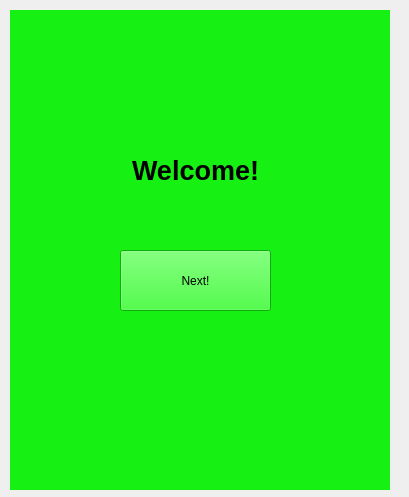
<?xml version="1.0" encoding="UTF-8"?>
<ui version="4.0">
 <class>Form</class>
 <widget class="QWidget" name="Form">
  <property name="geometry">
   <rect>
    <x>0</x>
    <y>0</y>
    <width>409</width>
    <height>497</height>
   </rect>
  </property>
  <property name="windowTitle">
   <string>Form</string>
  </property>
  <widget class="QWidget" name="widget" native="true">
   <property name="geometry">
    <rect>
     <x>10</x>
     <y>10</y>
     <width>380</width>
     <height>480</height>
    </rect>
   </property>
   <property name="styleSheet">
    <string notr="true">background-color: rgb(22, 240, 18);</string>
   </property>
   <widget class="QLabel" name="welcome">
    <property name="geometry">
     <rect>
      <x>40</x>
      <y>120</y>
      <width>291</width>
      <height>81</height>
     </rect>
    </property>
    <property name="baseSize">
     <size>
      <width>0</width>
      <height>16</height>
     </size>
    </property>
    <property name="font">
     <font>
      <pointsize>20</pointsize>
      <bold>true</bold>
     </font>
    </property>
    <property name="styleSheet">
     <string notr="true"/>
    </property>
    <property name="text">
     <string>Welcome!</string>
    </property>
    <property name="alignment">
     <set>Qt::AlignCenter</set>
    </property>
   </widget>
   <widget class="QPushButton" name="b5">
    <property name="geometry">
     <rect>
      <x>110</x>
      <y>240</y>
      <width>151</width>
      <height>61</height>
     </rect>
    </property>
    <property name="styleSheet">
     <string notr="true">QPushButton#b3:pressed{
	background-color: rgb(255, 255, 255);
}
</string>
    </property>
    <property name="text">
     <string>Next!</string>
    </property>
   </widget>
  </widget>
 </widget>
 <resources/>
 <connections/>
</ui>
